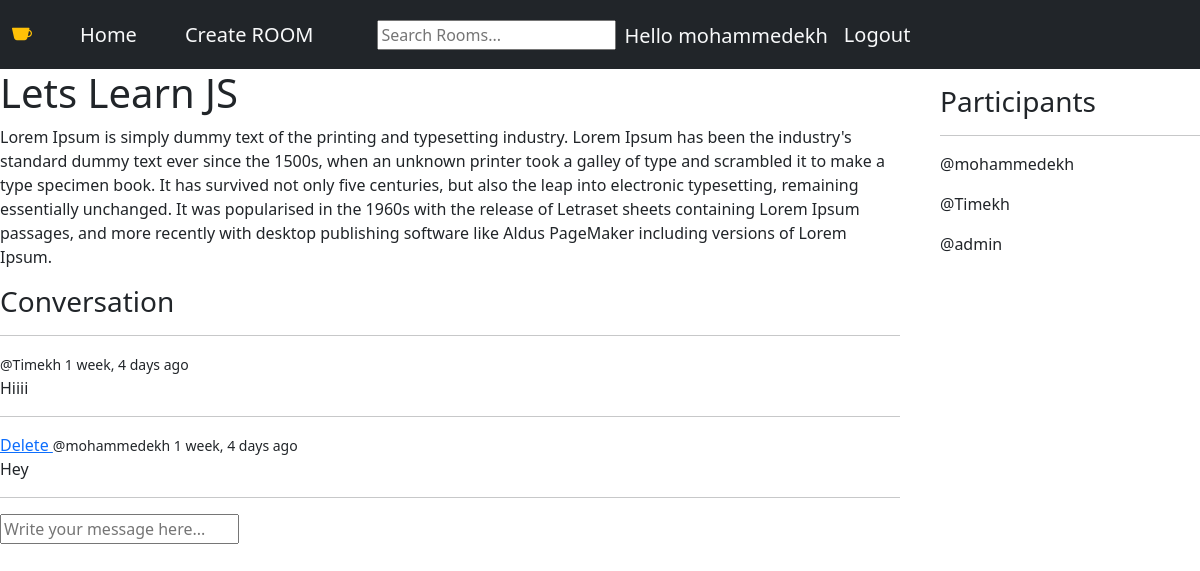
Screenshot of /room/1/ (signed in) with the database file from the repository.
### base/models.py (models this page shows, shortened)
class Room(models.Model):
    host = models.ForeignKey(User, on_delete=models.SET_NULL, null=True)
    topic = models.ForeignKey(Topic, on_delete=models.SET_NULL, null=True)
    name = models.CharField(max_length=200)
    description = models.TextField(null=True, blank=True)
    Participants =  models.ManyToManyField(User, related_name='Participants', blank=True)
    updated = models.DateTimeField(auto_now=True)
    created = models.DateTimeField(auto_now_add=True)
    class Meta:
        ordering =['-updated','-created']

class Message(models.Model):
    user    = models.ForeignKey(User,on_delete=models.CASCADE)
    room    = models.ForeignKey(Room, on_delete=models.CASCADE)
    body    = models.TextField()
    updated = models.DateTimeField(auto_now=True)
    created = models.DateTimeField(auto_now_add=True)
    class Meta:
        ordering =['-updated','-created']

### base/views.py (the view, shortened to what this page needs)
# urls.py: path('room/<str:pk>/',views.getRoom),
def room(request,pk):
    room= Room.objects.get(id=pk)
    room_messages = room.message_set.all().order_by('-created')
    Participants = room.Participants.all()
    context = {'room': room, 'room_messages':room_messages, 'Participants':Participants}
    return render(request,'base/room.html',context)

### base/templates/base/room.html (shortened to what this page needs)
{% extends 'main.html'%}
{% block content%}
<div class="room-container">
    <div>
        <h1> {{room.name}}</h1>
        <p>{{room.description}}</p>
        <div class="comment-wrapper">
            <h3>Conversation</h3>
            <hr>
            {%for message in room_messages %}
            <div>
                {% if request.user == message.user %}
                <a href="{% url 'delete-message' message.id%}"> Delete </a>
                {% endif %}
                <small>@{{message.user}}  {{message.created|timesince}} ago</small>
                <p>{{message.body}}</p>
                <hr>
            </div>
            {% endfor %}
            {% if request.user.is_authenticated %}
            <div class="comment-form">
            <form method="POST" action="">
                <input type="text" name="body" placeholder ="Write your message here...">
            </form>
        </div>
        {% endif %}
    </div>
    </div>
    <dir>
        <h3> Participants</h3>
        <hr>
        {% for user in Participants %}
        <div>
            <p>@{{user.username}}</p>
        </div>
        {% endfor %}
    </dir>
</div>
{% endblock %}

### templates/navbar.html (shortened to what this page needs)
<!doctype html>
<html lang="en">
  <head>
    <link href="https://cdn.jsdelivr.net/npm/bootstrap@5.2.0-beta1/dist/css/bootstrap.min.css" rel="stylesheet">
    <link rel="stylesheet" href="https://cdn.jsdelivr.net/npm/bootstrap-icons@1.8.3/font/bootstrap-icons.css">
</head>
  <body>
<nav class="navbar bg-dark">
    <div class="container-fluid justify-content-start ">
      <a class="navbar-brand me-5"  href="{% url 'home page' %}"><i class="bi bi-cup-fill text-warning"></i></a>
      <a class="navbar-brand text-light me-5" href="{% url 'home page' %}">Home</a>
      <a class="navbar-brand text-light " href="{% url 'create-room' %}">Create ROOM</a>
      <form class="ms-5 justify-content-end" action="{% url 'home page'%}" method="GET">
          <input type="text" name="q" placeholder="Search Rooms...">
      </form>
      {% if request.user.is_authenticated %}
      <h4 class="navbar-brand text-light pt-3 ms-2">Hello {{request.user}}</h4>
      <a class="navbar-brand text-light " href="{% url 'logout' %}">Logout</a>
      {% else %}
      <a class="navbar-brand text-light " href="{% url 'login' %}">Login</a>
      {% endif%}
    </div>
  </nav>
  </body>
</html>

### static/css/base.css (style rules this page uses)
.room-container { display: grid ; grid-template-columns: 3fr 1fr; }

### rows the page displays
Room: name "Lets Learn JS", description "Lorem Ipsum is simply dummy text of the printing and typesetting industry. Lorem Ipsum has been the industry's standard dummy text ever since the 1500s, when an unknown printer took a galley of type and scrambled it to make a type specimen book. It has survived not only five centuries, but also the leap into electronic typesetting, remaining essentially unchanged. It was popularised in the 1960s with the release of Letraset sheets containing Lorem Ipsum passages, and more recently with desktop publishing software like Aldus PageMaker including versions of Lorem Ipsum."
Message: user "Timekh", created "1 week, 4 days", body "Hiiii"
Message: shows "Delete", user "mohammedekh", created "1 week, 4 days", body "Hey"

### other values shown
{{ request.user }} "mohammedekh"
{{ user.username }} "mohammedekh"
{{ user.username }} "Timekh"
{{ user.username }} "admin"
